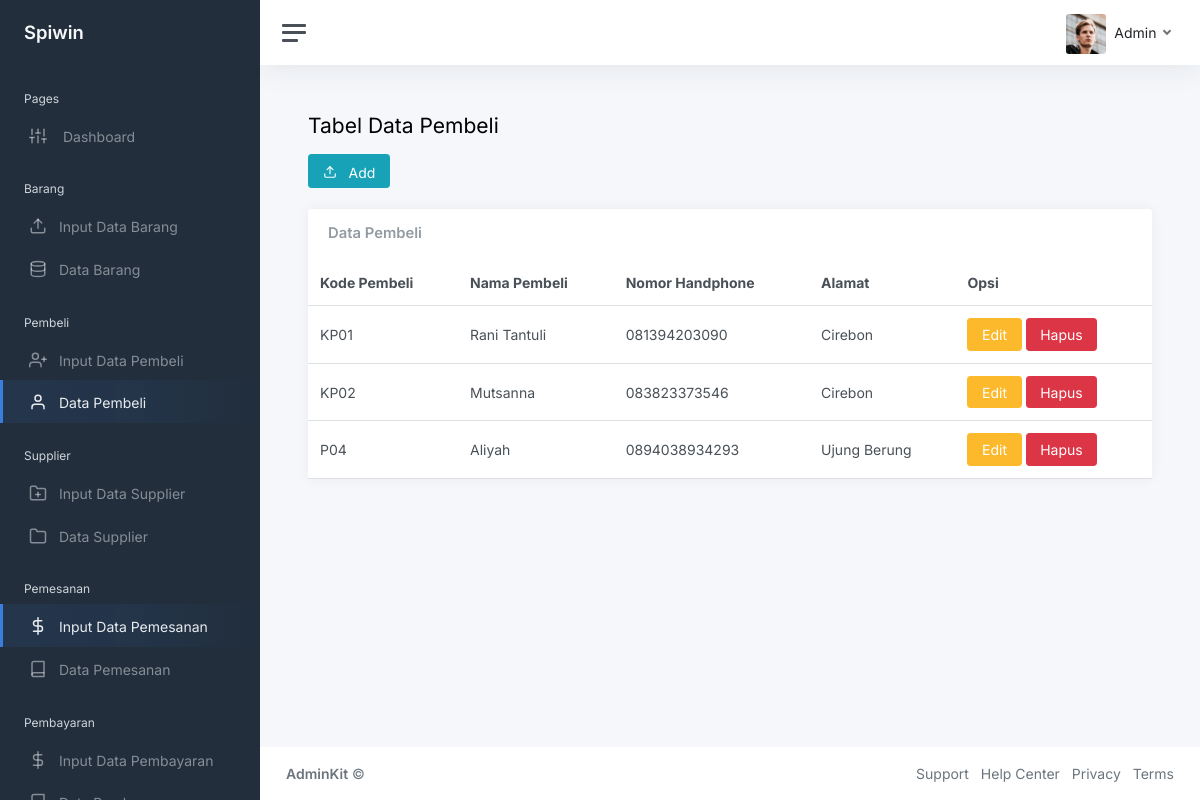
The app's page /admin/ptampil.php with its own data.
### tables this page shows
CREATE TABLE `pembeli` (
  `kd_pbl` varchar(10) NOT NULL,
  `nm_pbl` varchar(50) NOT NULL,
  `no_hp` varchar(13) NOT NULL,
  `alamat` varchar(50) NOT NULL
);

### admin/database.php (called while the page is built, shortened)
<?php
class database{
	var $host = "localhost";
	var $username = "root";
	var $password = "";
	var $database = "spiwin";
	var $koneksi = "";
	function __construct(){
		$this->koneksi = mysqli_connect($this->host, $this->username, $this->password, $this->database);
	}
	function tampil_data_pembeli(){
		$data = mysqli_query($this->koneksi, "select * from pembeli");
		while($row = mysqli_fetch_array($data)){
			$hasil[] = $row;
		}
		return $hasil;
	}
}
?>

### admin/ptampil.php (the view, shortened to what this page needs)
<?php
include 'database.php';
$db = new database();
?>
<!DOCTYPE html>
<html lang="en">
<head>
	<link href="css/app.css" rel="stylesheet">
</head>
<body>
	<div class="wrapper">
		<nav id="sidebar" class="sidebar js-sidebar">
			<div class="sidebar-content js-simplebar">
				<a class="sidebar-brand" href="index.php">
          <span class="align-middle">Spiwin</span>
        </a>
				<ul class="sidebar-nav">
					<li class="sidebar-header">
						Pages
					</li>
					<li class="sidebar-item">
						<a class="sidebar-link" href="index.php">
              <i class="align-middle" data-feather="sliders"></i> <span class="align-middle">Dashboard</span>
            </a>
					</li>
					<li class="sidebar-header">
						Barang
					</li>
					<li class="sidebar-item ">
						<a class="sidebar-link" href="fbar.php">
             <i class="align-middle me-2" data-feather="upload"></i> <span class="align-middle">Input Data Barang</span>
            </a>
					</li>
					<li class="sidebar-item">
						<a class="sidebar-link" href="btampil.php">
            <i class="align-middle me-2" data-feather="database"></i> <span class="align-middle">Data Barang</span>
            </a>
        </li>
        <li class="sidebar-header">
						Pembeli
					</li>
					<li class="sidebar-item ">
						<a class="sidebar-link" href="fpem.php">
             <i class="align-middle me-2" data-feather="user-plus"></i> <span class="align-middle">Input Data Pembeli</span>
            </a>
					</li>
					<li class="sidebar-item active">
						<a class="sidebar-link" href="ptampil.php">
            <i class="align-middle me-2" data-feather="user"></i> <span class="align-middle">Data Pembeli</span>
            </a>
					</li>
					<li class="sidebar-header">
						Supplier
					</li>
					<li class="sidebar-item ">
						<a class="sidebar-link" href="fsup.php">
             <i class="align-middle me-2" data-feather="folder-plus"></i> <span class="align-middle">Input Data Supplier</span>
            </a>
					</li>
					<li class="sidebar-item">
						<a class="sidebar-link" href="stampil.php">
            <i class="align-middle me-2" data-feather="folder"></i> <span class="align-middle">Data Supplier</span>
            </a>
					</li>
						<li class="sidebar-header">
						Pemesanan
					</li>
					<li class="sidebar-item active">
						<a class="sidebar-link" href="ftran.php">
             <i class="align-middle me-2" data-feather="dollar-sign"></i> <span class="align-middle">Input Data Pemesanan</span>
            </a>
					</li>
					<li class="sidebar-item">
						<a class="sidebar-link" href="ttampil.php">
            <i class="align-middle me-2" data-feather="book"></i> <span class="align-middle">Data Pemesanan</span>
            </a>
					</li>
					<li class="sidebar-header">
						Pembayaran
					</li>
					<li class="sidebar-item ">
						<a class="sidebar-link" href="fbay.php">
             <i class="align-middle me-2" data-feather="dollar-sign"></i> <span class="align-middle">Input Data Pembayaran</span>
            </a>
					</li>
					<li class="sidebar-item">
						<a class="sidebar-link" href="ytampil.php">
            <i class="align-middle me-2" data-feather="book"></i> <span class="align-middle">Data Pembayaran</span>
            </a>
					</li>
				</ul>
			</div>
		</nav>
		<div class="main">
			<nav class="navbar navbar-expand navbar-light navbar-bg">
				<a class="sidebar-toggle js-sidebar-toggle">
          <i class="hamburger align-self-center"></i>
        </a>
				<div class="navbar-collapse collapse">
					<ul class="navbar-nav navbar-align">
						<li class="nav-item dropdown">
								<a class="nav-link dropdown-toggle d-none d-sm-inline-block" href="#" data-bs-toggle="dropdown">
                <img src="img/avatars/avatar.jpg" class="avatar img-fluid rounded me-1" alt="Charles Hall" /> <span class="text-dark">Admin</span>
              </a>
						</li>
					</ul>
				</div>
			</nav>
			<main class="content">
				<div class="container-fluid p-0">
					<h1 class="h3 mb-3">Tabel Data Pembeli</h1>
					<a class="btn btn-info" href="fpem.php">  <i class="align-middle me-2" data-feather="upload"></i> <span class="align-middle">Add</span></a>
					<br><br>
					<div class="row">
						<div class="col-12">
							<div class="card">
								<div class="card-header">
									<h5 class="card-title mb-0">Data Pembeli</h5>
								</div>
								<table class="table table-hover my-0">
									<thead>
										<tr>
											<th>Kode Pembeli</th>
											<th class="d-none d-xl-table-cell">Nama Pembeli</th>
											<th class="d-none d-xl-table-cell">Nomor Handphone</th>
											<th>Alamat</th>
											<th class="d-none d-md-table-cell">Opsi</th>
										</tr>
									</thead>
									<tbody>
										 <?php
                        foreach ($db->tampil_data_pembeli() as $x) {
  											?>
										<tr>
											<td><?php echo $x['kd_pbl'] ?></td>
  											<td><?php echo $x['nm_pbl']; ?></td>
  											<td><?php echo $x['no_hp']; ?></td>
  											<td><?php echo $x['alamat']; ?></td>
  <td><a class ="btn btn-warning" href="epem.php?id=<?php echo$x['kd_pbl'];?>&aksi=edit">Edit</a>
  <a class="btn btn-danger" href="data.php?action=delete2&id=<?php echo$x['kd_pbl'];?>&aksi=hapus">Hapus</a></td>
										</tr>
										<?php
									}
									?>
									</tbody>
								</table>
							</div>
						</div>
					</div>
				</div>
			</main>
			<footer class="footer">
				<div class="container-fluid">
					<div class="row text-muted">
						<div class="col-6 text-start">
							<p class="mb-0">
								<a class="text-muted" href="https://adminkit.io/" target="_blank"><strong>AdminKit</strong></a> &copy;
							</p>
						</div>
						<div class="col-6 text-end">
							<ul class="list-inline">
								<li class="list-inline-item">
									<a class="text-muted" href="https://adminkit.io/" target="_blank">Support</a>
								</li>
								<li class="list-inline-item">
									<a class="text-muted" href="https://adminkit.io/" target="_blank">Help Center</a>
								</li>
								<li class="list-inline-item">
									<a class="text-muted" href="https://adminkit.io/" target="_blank">Privacy</a>
								</li>
								<li class="list-inline-item">
									<a class="text-muted" href="https://adminkit.io/" target="_blank">Terms</a>
								</li>
							</ul>
						</div>
					</div>
				</div>
			</footer>
		</div>
	</div>
</body>
</html>

### records on screen
pembeli: kd_pbl "KP01", nm_pbl "Rani Tantuli", no_hp "081394203090", alamat "Cirebon"
pembeli: kd_pbl "KP02", nm_pbl "Mutsanna", no_hp "083823373546", alamat "Cirebon"
pembeli: kd_pbl "P04", nm_pbl "Aliyah", no_hp "0894038934293", alamat "Ujung Berung"
